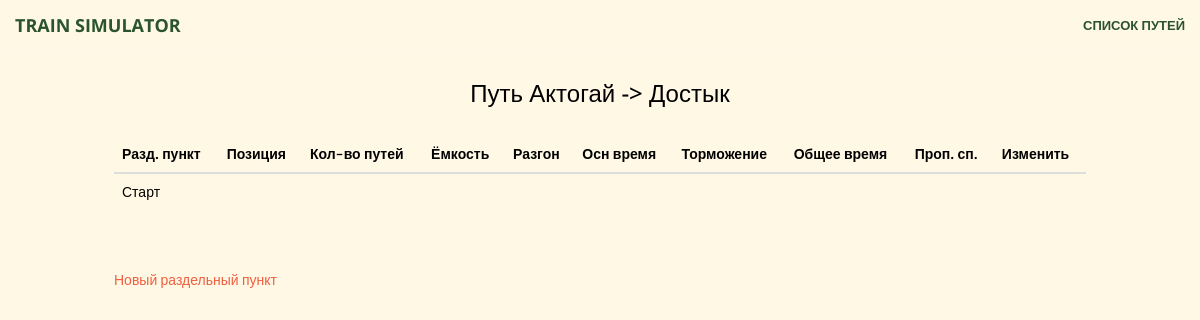
The page /track/1 on the database as committed earlier.
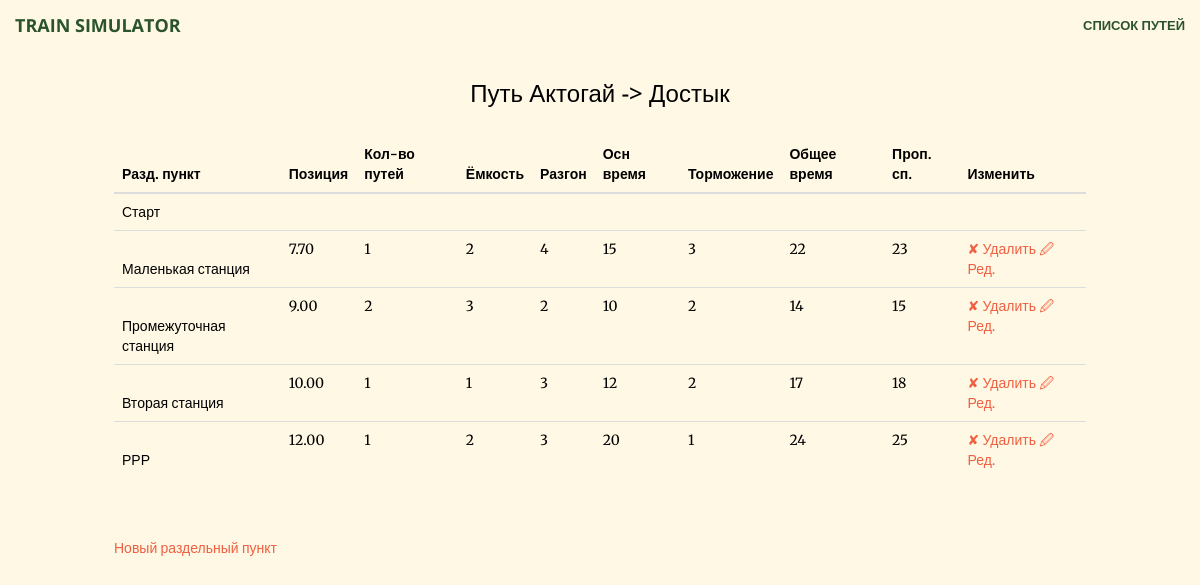
The same page on the database as committed later.
### tutu/models.py (models this page shows, shortened)
class Track(models.Model):
    length = models.DecimalField(default=1000, max_digits=7, decimal_places=2) #in meters
    name = models.TextField(default="Старт-Финиш")
    start_name = models.TextField(default="Старт")

class Switch(models.Model):
    track = models.ForeignKey(Track, on_delete=models.CASCADE)
    position = models.DecimalField(max_digits=7, decimal_places=2)
    name = models.TextField()
    number_of_tracks = models.IntegerField(default=1)
    trains_fit = models.IntegerField(default=1)
    is_start = models.BooleanField(default=False)
    is_end = models.BooleanField(default=False)
    mins_acc = models.IntegerField()
    mins_brk = models.IntegerField()
    mins_main = models.IntegerField()
    class Meta:
        ordering = ["position"]
        verbose_name_plural = "switches"

### tutu/views.py (the view)
# urls.py: url(r'^track/(?P<track_id>[0-9]*)$', views.show_track, name="show_track"),
@csrf_exempt
def show_track(request, track_id):
    try:
        track = Track.objects.get(pk=int(track_id))
        switches_orig = Switch.objects.filter(track_id=track_id)
    except:
        return render(request, "error.html")
    switches = []
    for switch in switches_orig:
        new_sw = {"switch": switch, "sum": switch.mins_acc + switch.mins_brk + switch.mins_main}
        new_sw["capacity"] = new_sw["sum"] + 1
        switches.append(new_sw)
    context = {"track": track, "switches": switches}
    return render(request, "show_track.html", context)

### templates/show_track.html (shortened to what this page needs)
<!DOCTYPE html>
<html lang="en">
{% load static %}
<head>
    <link href="{% static "vendor/bootstrap/css/bootstrap.min.css" %}" rel="stylesheet">
    <link href="{% static "vendor/font-awesome/css/font-awesome.min.css" %}" rel="stylesheet" type="text/css">
    <link href="{% static "vendor/magnific-popup/magnific-popup.css" %}" rel="stylesheet">
    <link href="{% static "css/creative.min.css" %}" rel="stylesheet">
</head>
<body id="page-top" style="background: #fff8e5; color: black;">
<nav id="mainNav" class="navbar navbar-default navbar-fixed-top" style="color: black">
    <div class="container-fluid">
        <div class="navbar-header">
            <a class="navbar-brand page-scroll" href="#page-top" style="color: #2b542c;">Train Simulator</a>
        </div>
        <div class="collapse navbar-collapse" id="bs-example-navbar-collapse-1">
            <ul class="nav navbar-nav navbar-right">
                <li>
                    <a class="page-scroll" href="{% url "index" %}" style="color: #2b542c;">Список путей</a>
                </li>
            </ul>
        </div>
    </div>
</nav>
<div style="padding: 5%">
    <h3 style="text-align: center">Путь {{ track.name }}</h3>
    <table width="100%" style="margin-top: 30px; margin-left: 5%; width: 90%" class="table">
        <thead>
        <tr>
            <th>Разд. пункт</th>
            <th>Позиция</th>
            <th>Кол-во путей</th>
            <th>Ёмкость</th>
            <th>Разгон</th>
            <th>Осн время</th>
            <th>Торможение</th>
            <th>Общее время</th>
            <th>Проп. сп.</th>
            <th>Изменить</th>
        </tr>
        </thead>
        <tr>
            <td>
                {{ track.start_name }}
            </td>
        </tr>
        {% for switch in switches %}
            <tr>
                <td>
                    <br>{{ switch.switch.name }}
                </td>
                <td>
                    {{ switch.switch.position }}
                </td>
                <td>
                    {{ switch.switch.number_of_tracks }}
                </td>
                <td>
                    {{ switch.switch.trains_fit }}
                </td>
                <td>
                    {{ switch.switch.mins_acc }}
                </td>
                <td>
                    {{ switch.switch.mins_main }}
                </td>
                <td>
                    {{ switch.switch.mins_brk }}
                </td>
                <td>
                    {{ switch.sum }}
                </td>
                <td>
                    {{ switch.capacity }}
                </td>
                <td><a data-toggle="modal" href="{% url "delete_switch" track.id switch.switch.id %}" data-target="#myModal">✘
                    Удалить</a>  <a data-toggle="modal" href="{% url "edit_switch" track.id switch.switch.id %}" data-target="#myModal">🖉
                    Ред.</a>
                </td>
            </tr>
        {% endfor %}
    </table>
    <br><br>
    <div style="margin-left: 5%; margin-bottom: 40px">
        <a data-toggle="modal" href="{% url "new_switch" track.id %}" data-target="#myModal">Новый раздельный пункт</a>
    </div>
</div>
</body>
</html>

Rows that differ between the two databases and show on the page:
added Switch: switch.name "Маленькая станция", switch.position "7.70", switch.number_of_tracks "1", switch.trains_fit "2", switch.mins_acc "4", switch.mins_main "15", switch.mins_brk "3", sum "22", capacity "23"
added Switch: switch.name "Промежуточная станция", switch.position "9.00", switch.number_of_tracks "2", switch.trains_fit "3", switch.mins_acc "2", switch.mins_main "10", switch.mins_brk "2", sum "14", capacity "15"
added Switch: switch.name "Вторая станция", switch.position "10.00", switch.number_of_tracks "1", switch.trains_fit "1", switch.mins_acc "3", switch.mins_main "12", switch.mins_brk "2", sum "17", capacity "18"
added Switch: switch.name "РРР", switch.position "12.00", switch.number_of_tracks "1", switch.trains_fit "2", switch.mins_acc "3", switch.mins_main "20", switch.mins_brk "1", sum "24", capacity "25"
